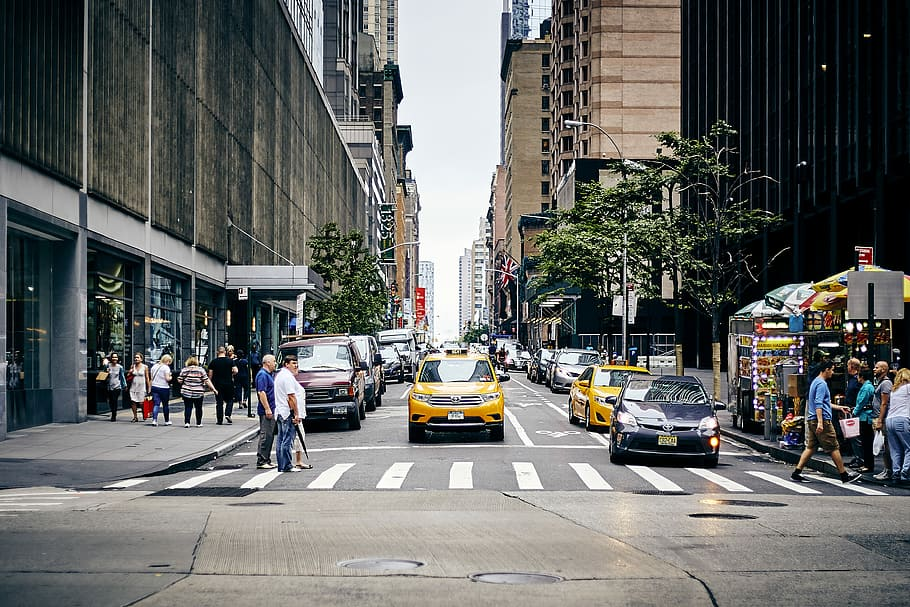
#> input picture background.jpg, 910 x 607 px
$ python test.py
#> lines starting #> are read from the running program, lines starting #| are printed output that depends on the picture
import cv2
import numpy as np

# Load the background and the six frames
background = cv2.imread('background.jpg')
#> background is the input picture: shape (607, 910, 3); mean B, G, R 101.6, 104.2, 102.9

frames = []
for i in range(1, 2):
    frames.append(cv2.imread(f'f{i}.jpg'))
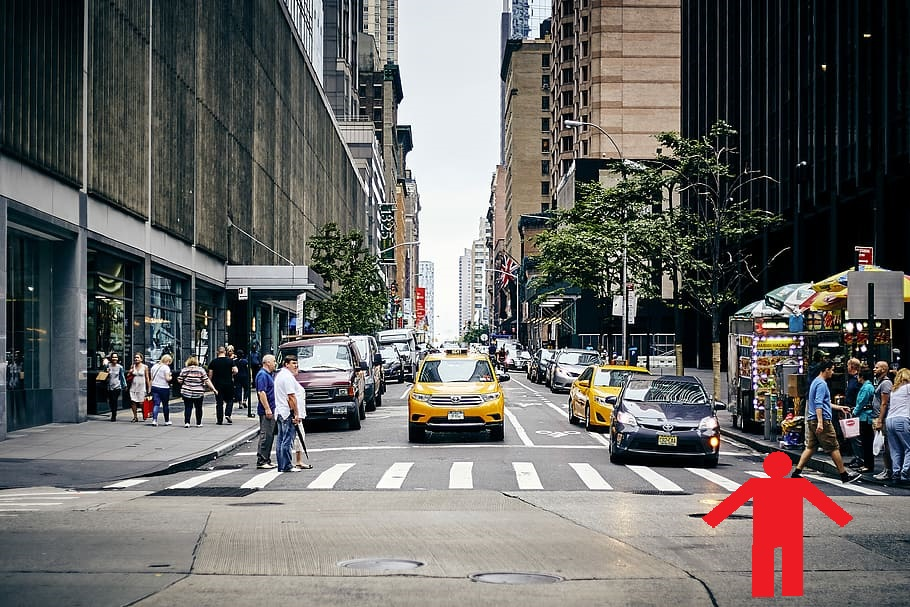
#> input picture f1.jpg, 910 x 607 px

# Convert to grayscale
background_gray = cv2.cvtColor(background, cv2.COLOR_BGR2GRAY)
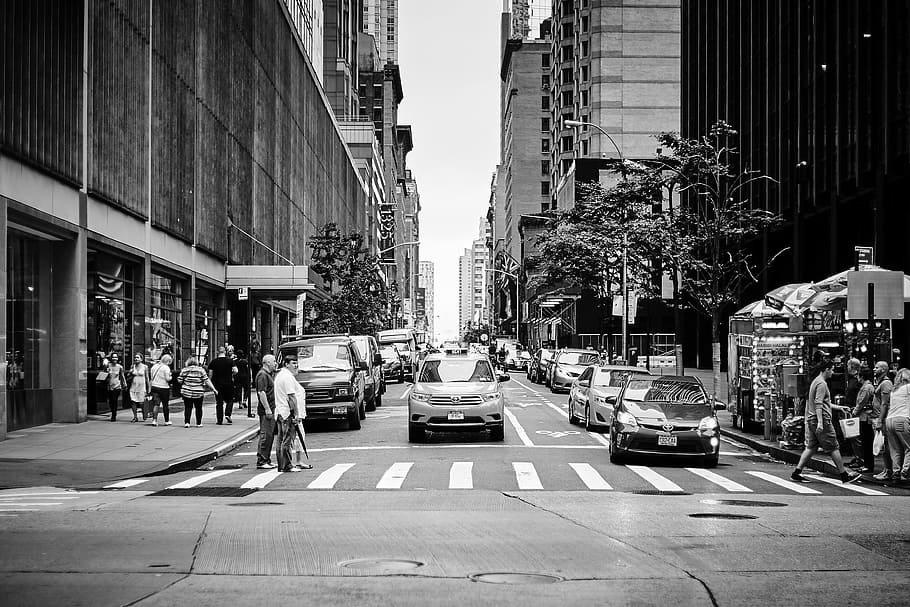
#> background_gray: shape (607, 910); min 0, max 255, mean 103.5
frames_gray = [cv2.cvtColor(frame, cv2.COLOR_BGR2GRAY) for frame in frames]
#> frames_gray = 1 item

# Subtract the background from each frame
output = np.zeros_like(background_gray)
for frame_gray in frames_gray:
    diff = cv2.absdiff(frame_gray, background_gray)
    _, mask = cv2.threshold(diff, 1, 255, cv2.THRESH_BINARY)
    output = cv2.add(output, mask)
#> this loop made 1 pass
#> pass 1, `diff = cv2.absdiff(frame_gray, background_gray)`:
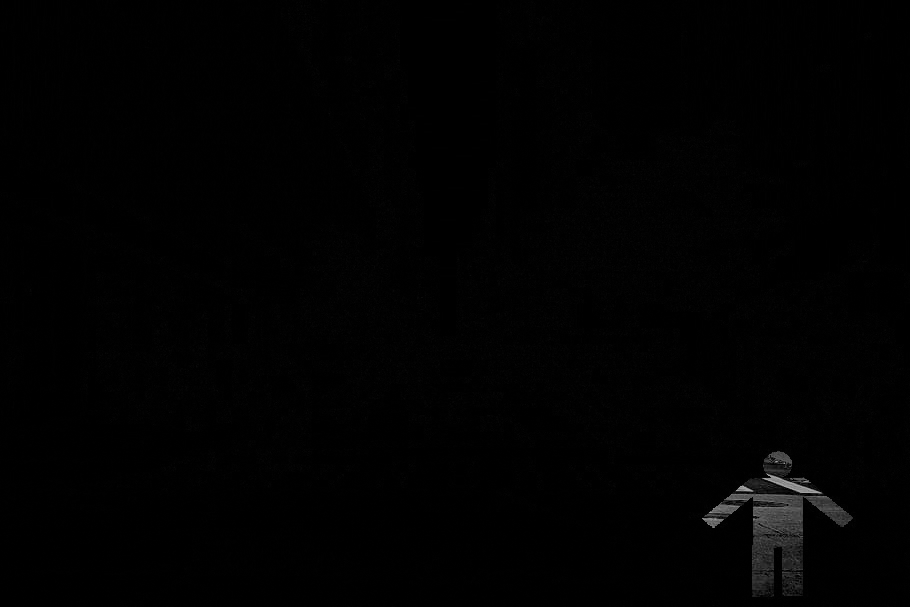
#> diff: shape (607, 910); min 0, max 168, mean 1.5
#> pass 1, `_, mask = cv2.threshold(diff, 1, 255, cv2.THRESH_BINARY)`:
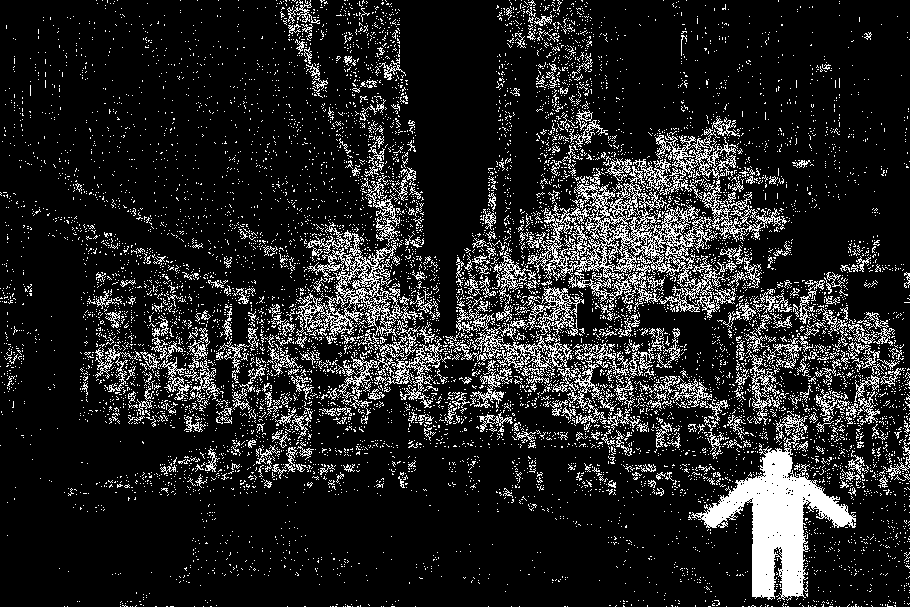
#> mask: shape (607, 910); 13.8% white in thin lines or dots

# Show the output image
cv2.imshow('Output', output)
cv2.waitKey(0)
cv2.destroyAllWindows()
